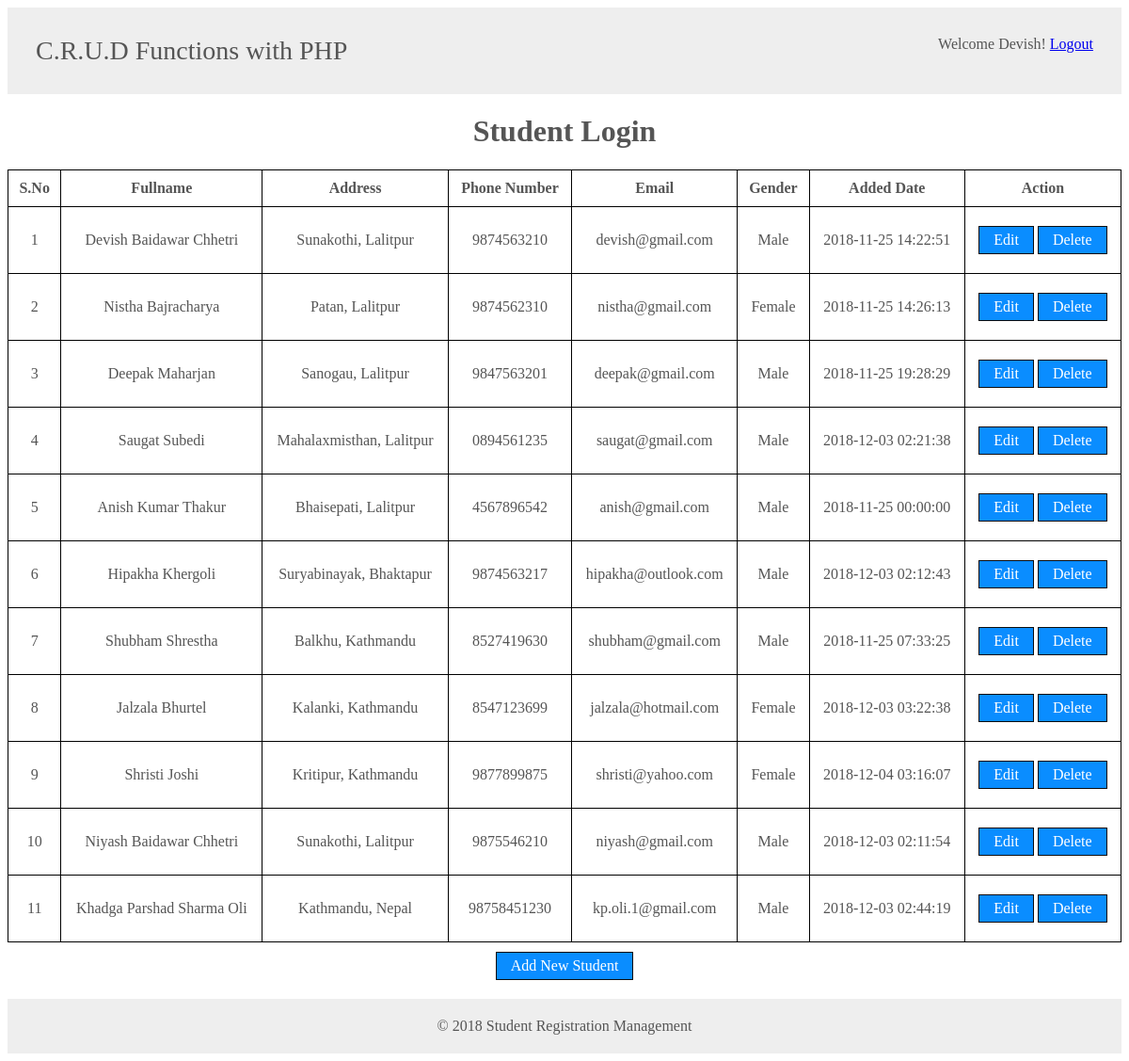
/studentList.php (signed in), run on the app's committed database.
### tables this page shows
CREATE TABLE `tbl_students` (
  `id` int(11) NOT NULL,
  `fullname` varchar(255) NOT NULL,
  `address` varchar(50) NOT NULL,
  `email` varchar(50) NOT NULL,
  `phone` varchar(15) NOT NULL,
  `gender` enum('Male','Female','Others') NOT NULL,
  `added_date` datetime NOT NULL
);

### studentList.php (the view, shortened to what this page needs)
<?php
    include ('includes/dbConnection.php');
    $userId = $_SESSION['loginuserid'];
    $query = "SELECT * FROM tbl_admin_logins WHERE id = $userId";
    $result = $conn->query($query);
    $row = $result->fetch_array();
?>
<html>
<head>
    <link rel="stylesheet" href="css/all.css">
</head>
<body>
<div class="container">
    <?php include 'includes/header.php'; ?>
    <h1>Student Login</h1>
    <table width="100%" cellspacing="1">
        <tr>
            <th>S.No</th>
            <th>Fullname</th>
            <th>Address</th>
            <th>Phone Number</th>
            <th>Email</th>
            <th>Gender</th>
            <th>Added Date</th>
            <th>Action</th>
        </tr>
        <?php
            $query = "SELECT * FROM tbl_students";
            $result = $conn->query($query);
            $i = 1;
            while ($row = $result->fetch_array()) {
        ?>
            <tr>
                <td><?php echo $i; ?></td>
                <td><?php echo $row['fullname']; ?></td>
                <td><?php echo $row['address']; ?></td>
                <td><?php echo $row['phone']; ?></td>
                <td><?php echo $row['email']; ?></td>
                <td><?php echo $row['gender']; ?></td>
                <td><?php echo $row['added_date']; ?></td>
                <td>
                    <a href="editStudent.php?edit=<?php echo $row['id']; ?>" class="btn">Edit</a>
                    <a href="delete.php?id=<?php echo $row['id']; ?>" class="btn">Delete</a>
                </td>
            </tr>
        <?php
            $i++;
            }
        ?>
    </table>
    <a href="addStudent.php" class="btn">Add New Student</a>
    <?php include 'includes/footer.php'; ?>
</div>
</body>
</html>

### includes/header.php
<header>
	<section class="left">
		C.R.U.D Functions with PHP
	</section>
	<section class="right">
		Welcome <?php echo $row['username']; ?>! <a href="logout.php">Logout</a>
	</section>
</header>

### css/all.css (style rules this page uses)
* { box-sizing: border-box; }
body { font-family: Trebuchet MS; color: #555; }
table { background-color: #000; margin: 0 auto; }
td, th { background-color: #fff; padding: 10px; text-align: center; }
header { background-color: #eee; text-align: right; padding: 30px; overflow: hidden; }
header .left { font-size: 28px; float: left; }
header .right { float: right; }
.container { text-align: center; }
.btn { padding: 5px 15px; background-color: #0a8dff; border: 1px solid #0b0c0e; color: #fff; display: inline-block; margin: 10px 0 10px 0; text-decoration: none; cursor: pointer; }

### data on the page
tbl_students: fullname "Devish Baidawar Chhetri", address "Sunakothi, Lalitpur", phone "9874563210", email "devish@gmail.com", gender "Male", added_date "2018-11-25 14:22:51"
tbl_students: fullname "Nistha Bajracharya", address "Patan, Lalitpur", phone "9874562310", email "nistha@gmail.com", gender "Female", added_date "2018-11-25 14:26:13"
tbl_students: fullname "Deepak Maharjan", address "Sanogau, Lalitpur", phone "9847563201", email "deepak@gmail.com", gender "Male", added_date "2018-11-25 19:28:29"
tbl_students: fullname "Saugat Subedi", address "Mahalaxmisthan, Lalitpur", phone "0894561235", email "saugat@gmail.com", gender "Male", added_date "2018-12-03 02:21:38"
tbl_students: fullname "Anish Kumar Thakur", address "Bhaisepati, Lalitpur", phone "4567896542", email "anish@gmail.com", gender "Male", added_date "2018-11-25 00:00:00"
tbl_students: fullname "Hipakha Khergoli", address "Suryabinayak, Bhaktapur", phone "9874563217", email "hipakha@outlook.com", gender "Male", added_date "2018-12-03 02:12:43"
tbl_students: fullname "Shubham Shrestha", address "Balkhu, Kathmandu", phone "8527419630", email "shubham@gmail.com", gender "Male", added_date "2018-11-25 07:33:25"
tbl_students: fullname "Jalzala Bhurtel", address "Kalanki, Kathmandu", phone "8547123699", email "jalzala@hotmail.com", gender "Female", added_date "2018-12-03 03:22:38"
tbl_students: fullname "Shristi Joshi", address "Kritipur, Kathmandu", phone "9877899875", email "shristi@yahoo.com", gender "Female", added_date "2018-12-04 03:16:07"
tbl_students: fullname "Niyash Baidawar Chhetri", address "Sunakothi, Lalitpur", phone "9875546210", email "niyash@gmail.com", gender "Male", added_date "2018-12-03 02:11:54"
tbl_students: fullname "Khadga Parshad Sharma Oli", address "Kathmandu, Nepal", phone "98758451230", email "kp.oli.1@gmail.com", gender "Male", added_date "2018-12-03 02:44:19"

### other printed values
$row['username'] "Devish"
